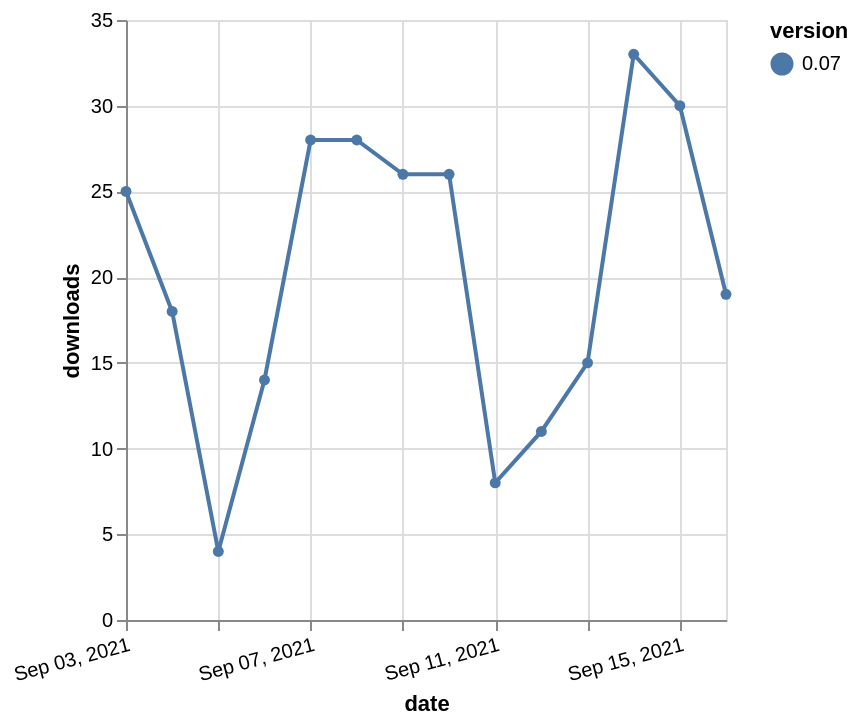

Specify this chart in Vega-Lite:
### Vega-Lite specification from a JSON file in a GitHub repository (floating-point values rounded to 4 significant figures)
{"$schema": "https://vega.github.io/schema/vega-lite/v5.json", "description": "A simple bar chart with embedded data.", "data": {"values": [{"date": "2021-09-03", "total": 29060, "delta": 25, "version": "0.07"}, {"date": "2021-09-04", "total": 29078, "delta": 18, "version": "0.07"}, {"date": "2021-09-05", "total": 29082, "delta": 4, "version": "0.07"}, {"date": "2021-09-06", "total": 29096, "delta": 14, "version": "0.07"}, {"date": "2021-09-07", "total": 29124, "delta": 28, "version": "0.07"}, {"date": "2021-09-08", "total": 29152, "delta": 28, "version": "0.07"}, {"date": "2021-09-09", "total": 29178, "delta": 26, "version": "0.07"}, {"date": "2021-09-10", "total": 29204, "delta": 26, "version": "0.07"}, {"date": "2021-09-11", "total": 29212, "delta": 8, "version": "0.07"}, {"date": "2021-09-12", "total": 29223, "delta": 11, "version": "0.07"}, {"date": "2021-09-13", "total": 29238, "delta": 15, "version": "0.07"}, {"date": "2021-09-14", "total": 29271, "delta": 33, "version": "0.07"}, {"date": "2021-09-15", "total": 29301, "delta": 30, "version": "0.07"}, {"date": "2021-09-16", "total": 29320, "delta": 19, "version": "0.07"}]}, "width": "container", "mark": {"type": "line", "point": {"filled": true}}, "encoding": {"x": {"field": "date", "type": "temporal", "timeUnit": "yearmonthdate", "title": "date", "axis": {"labelAngle": -15}}, "y": {"field": "delta", "type": "quantitative", "title": "downloads"}, "color": {"field": "version", "type": "nominal"}, "tooltip": {"field": "delta"}}}
